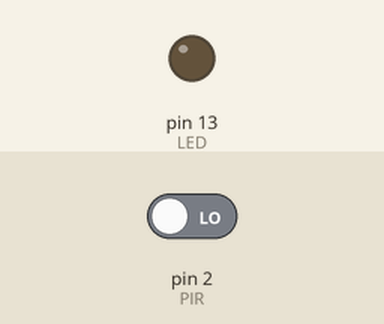
A sketch run on a simulated Arduino Uno, built with avr-gcc and run on an emulated ATmega328P. Parts: output pins drawn as LEDs (lit = HIGH). The inputs (shaded band) are chosen by the test bench; at power-on: pin 2 (PIR) LOW.

Above: at 6.2 s.
6.3 s: pin 2 (PIR) driven HIGH
At 7.5 s:
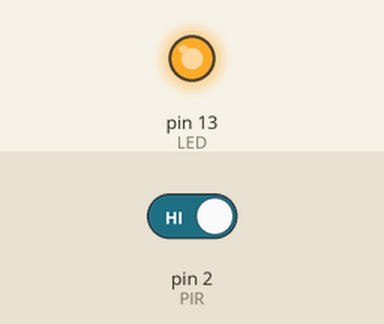
7.8 s: pin 2 (PIR) driven LOW
At 8.8 s:
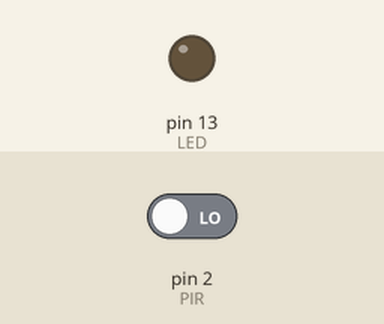
Timing chart, 0 to 10.8 s (numbered marks = the images above; inputs shaded):
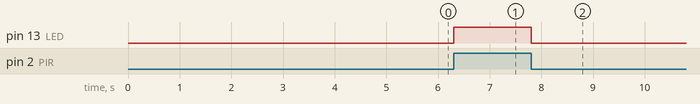

The sketch:

sensor-de-presenca-hc-sr501_10-02-2018.ino
```cpp
#define LED 13
#define PIR 2

void setup() {
pinMode(LED, OUTPUT);
pinMode(PIR, INPUT);
delay(5000);
}

void loop() {
byte leitura = digitalRead(PIR);
digitalWrite(LED, leitura);
}
```

Measured:
- after the input at 6.3 s, pin 13 (LED): LOW → HIGH at once
- after the input at 7.8 s, pin 13 (LED): HIGH → LOW at once
